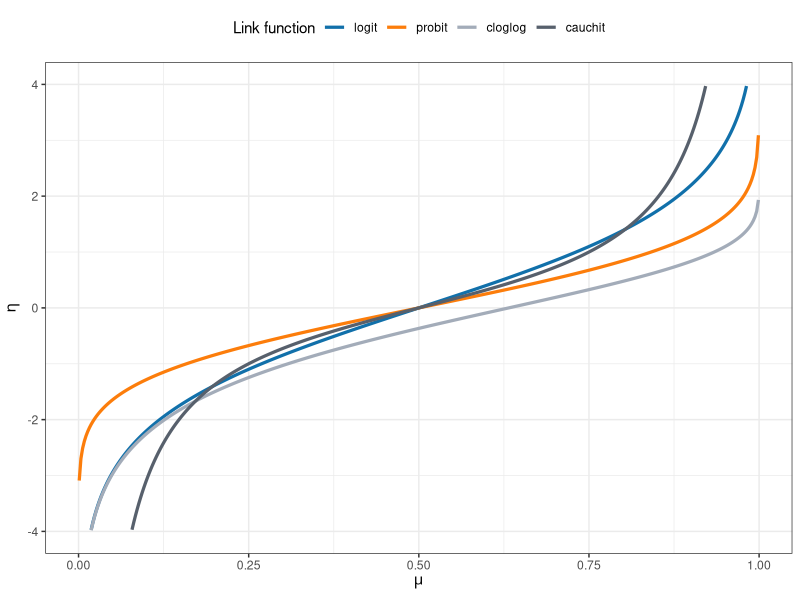
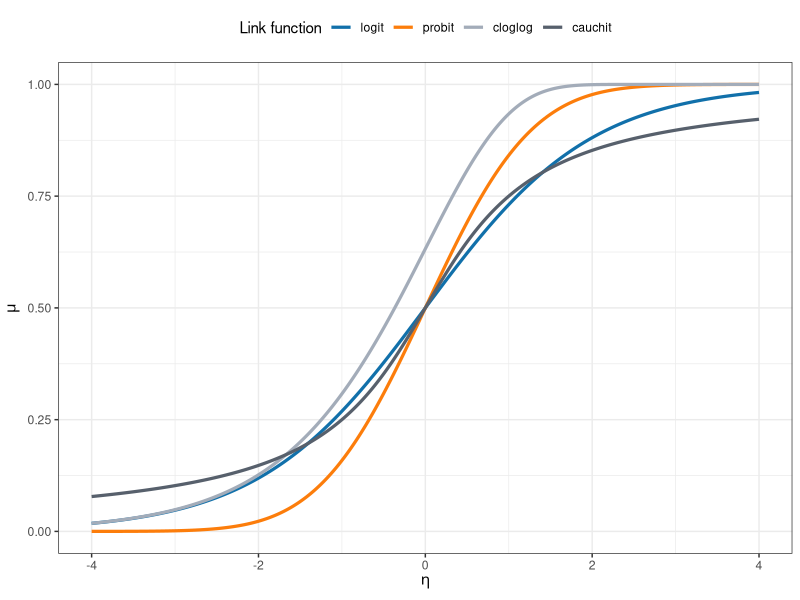

The R source for these figures, in order:
library(ggplot2)
library(ggthemes)

mu <- seq(0.001, 0.999, length.out = 400)

# Compute probabilities for each link
df <- data.frame(
  mu = mu,
  logit = qlogis(mu),
  probit = qnorm(mu),
  cloglog = log(-log(1 - mu)),
  cauchit = qcauchy(mu)
)

# Reshape for ggplot
df_long <- reshape2::melt(df,
  id.vars = "mu",
  variable.name = "Link",
  value.name = "eta"
)

# Plot
ggplot(df_long, aes(x = mu, y = eta, color = Link)) +
  geom_line(size = 1.1) +
  theme_bw() +
  labs(
    x = expression(mu),
    y = expression(eta),
    color = "Link function"
  ) +
  scale_color_tableau(palette = "Color Blind") +
  theme(legend.position = "top") +
  ylim(c(-4, 4))

library(ggplot2)
library(ggthemes)

eta <- seq(-4, 4, length.out = 400)

# Compute probabilities for each link
df <- data.frame(
  eta = eta,
  logit = plogis(eta),
  probit = pnorm(eta),
  cloglog = 1 - exp(-exp(eta)),
  cauchit = pcauchy(eta)
)

# Reshape for ggplot
df_long <- reshape2::melt(df,
  id.vars = "eta",
  variable.name = "Link",
  value.name = "Probability"
)

# Plot
ggplot(df_long, aes(x = eta, y = Probability, color = Link)) +
  geom_line(size = 1.1) +
  theme_bw() +
  labs(
    x = expression(eta),
    y = expression(mu),
    color = "Link function"
  ) +
  scale_color_tableau(palette = "Color Blind") +
  theme(legend.position = "top")
